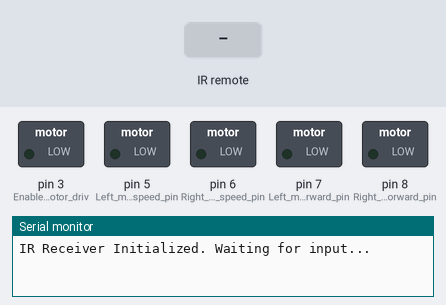
This sketch was run on a simulated Arduino Uno, built with avr-gcc and run on an emulated ATmega328P. Shown: switched loads named in the sketch (green lamp = pin HIGH), the last lines printed to the serial monitor. The test bench sets the inputs (shaded band).

Above: at 1.2 s.
1.3 s: infrared code 0x46 received
At 2.0 s:
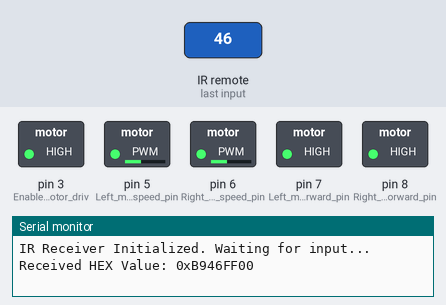
2.8 s: infrared code 0x15 received
At 3.1 s:
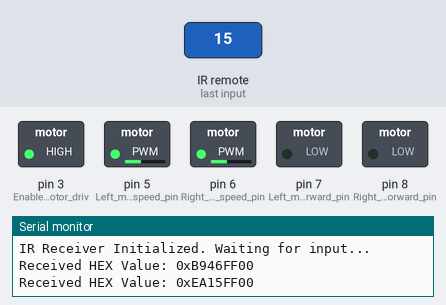
4.3 s: infrared code 0x44 received
At 5.5 s:
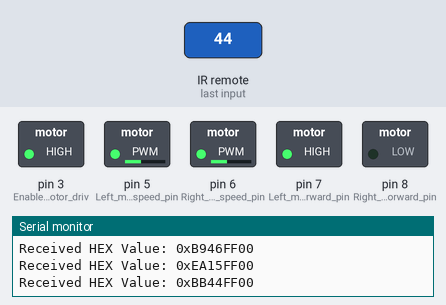
5.8 s: infrared code 0x43 received
At 6.6 s:
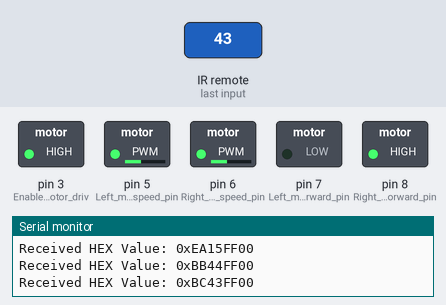
7.3 s: infrared code 0x40 received
At 7.7 s:
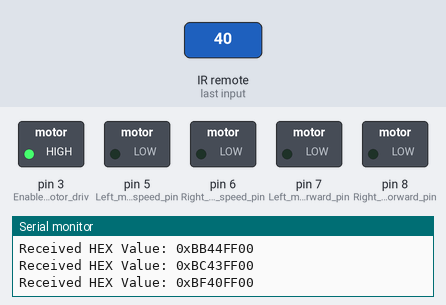
Timing chart, 0 to 9.8 s (numbered marks = the images above; inputs shaded):
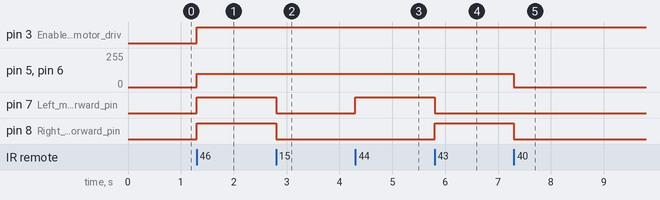

Measured:
- after the input at 1.3 s, pin 3 (Enable_pin_for_motor_driv), pin 7 (Left_motor_forward_pin), pin 8 (Right_motor_forward_pin): LOW → HIGH at once; pin 5 (Left_motor_speed_pin), pin 6 (Right_motor_speed_pin): 0/255 → 100/255 at once
- after the input at 2.8 s, pin 7 (Left_motor_forward_pin), pin 8 (Right_motor_forward_pin): HIGH → LOW at once
- after the input at 4.3 s, pin 7 (Left_motor_forward_pin): LOW → HIGH at once
- after the input at 5.8 s, pin 7 (Left_motor_forward_pin): HIGH → LOW at once; pin 8 (Right_motor_forward_pin): LOW → HIGH at once
- after the input at 7.3 s, pin 5 (Left_motor_speed_pin), pin 6 (Right_motor_speed_pin): 100/255 → 0/255 at once; pin 8 (Right_motor_forward_pin): HIGH → LOW at once

The sketch:

IRremote.ino
```cpp
#include <IRremote.h>  // Include the IRremote library for receiving IR signals

// Define the pin connected to the IR receiver
const int IR_RECEIVE_PIN = 9;

// Variable to store the last time a signal was received
long lastsignalTime = 0;

// Setup function to initialize the IR receiver and motor control pins
void setup() {
    Serial.begin(9600);  // Initialize the serial communication at a baud rate of 9600
    IrReceiver.begin(IR_RECEIVE_PIN, ENABLE_LED_FEEDBACK);  // Initialize the IR receiver with feedback LED enabled
    Serial.println("IR Receiver Initialized. Waiting for input...");  // Print a message to the Serial Monitor

    // Set motor control pins as output
    pinMode(7, OUTPUT);  // Left motor forward pin
    pinMode(5, OUTPUT);  // Left motor speed pin
    pinMode(8, OUTPUT);  // Right motor forward pin
    pinMode(3, OUTPUT);  // Enable pin for motor driver
    pinMode(6, OUTPUT);  // Right motor speed pin
}

// Loop function that continuously checks for IR signals and responds accordingly
void loop() {
    // Check if a signal has been received by the IR receiver
    if (IrReceiver.decode()) {
        // Print the received IR signal's HEX value to the Serial Monitor
        Serial.print("Received HEX Value: 0x");
        Serial.println(IrReceiver.decodedIRData.decodedRawData, HEX);

        // Prepare to receive the next signal
        IrReceiver.resume();
    }

    // Check which command was received and perform corresponding action
    if (IrReceiver.decodedIRData.command == 0x46) {  // Forward command
        lastsignalTime = millis();  // Update the time of the last signal
        forward(100);  // Call the forward function with speed 100
    }
    else if (IrReceiver.decodedIRData.command == 0X15) {  // Backward command
        lastsignalTime = millis();  // Update the time of the last signal
        backwards(100);  // Call the backwards function with speed 100
    }
    else if (IrReceiver.decodedIRData.command == 0X44) {  // Left command
        lastsignalTime = millis();  // Update the time of the last signal
        left(100);  // Call the left function with speed 100
    }
    else if (IrReceiver.decodedIRData.command == 0X43) {  // Right command
        lastsignalTime = millis();  // Update the time of the last signal
        right(100);  // Call the right function with speed 100
    }
    else if (IrReceiver.decodedIRData.command == 0X40) {  // Stop command
        lastsignalTime = millis();  // Update the time of the last signal
        stop();  // Call the stop function to halt the motors
    }
}

// Function to move the robot forward with a given speed
void forward(int x) {
    digitalWrite(7, 1);  // Set the left motor forward pin HIGH
    analogWrite(5, x);  // Set the left motor speed using PWM
    digitalWrite(8, 1);  // Set the right motor forward pin HIGH
    analogWrite(6, x);  // Set the right motor speed using PWM
    digitalWrite(3, 1);  // Enable the motor driver
}

// Function to stop the robot's movement
void stop() {
    digitalWrite(7, 0);  // Set the left motor forward pin LOW (stop movement)
    analogWrite(5, 0);  // Set the left motor speed to 0 (stop motor)
    digitalWrite(8, 0);  // Set the right motor forward pin LOW (stop movement)
    analogWrite(6, 0);  // Set the right motor speed to 0 (stop motor)
    digitalWrite(3, 1);  // Keep the motor driver enabled
}

// Function to move the robot backward with a given speed
void backwards(int x) {
    digitalWrite(7, 0);  // Set the left motor forward pin LOW (move backward)
    analogWrite(5, x);  // Set the left motor speed using PWM
    digitalWrite(8, 0);  // Set the right motor forward pin LOW (move backward)
    analogWrite(6, x);  // Set the right motor speed using PWM
    digitalWrite(3, 1);  // Enable the motor driver
}

// Function to turn the robot to the right with a given speed
void right(int x) {
    digitalWrite(7, 0);  // Set the left motor forward pin LOW (stop left motor)
    analogWrite(5, x);  // Set the left motor speed to 0 (slow or stop motor)
    digitalWrite(8, 1);  // Set the right motor forward pin HIGH (move right motor)
    analogWrite(6, x);  // Set the right motor speed using PWM
    digitalWrite(3, 1);  // Enable the motor driver
}

// Function to turn the robot to the left with a given speed
void left(int x) {
    digitalWrite(7, 1);  // Set the left motor forward pin HIGH (move left motor)
    analogWrite(5, x);  // Set the left motor speed using PWM
    digitalWrite(8, 0);  // Set the right motor forward pin LOW (stop right motor)
    analogWrite(6, x);  // Set the right motor speed to 0 (slow or stop motor)
    digitalWrite(3, 1);  // Enable the motor driver
}
```
